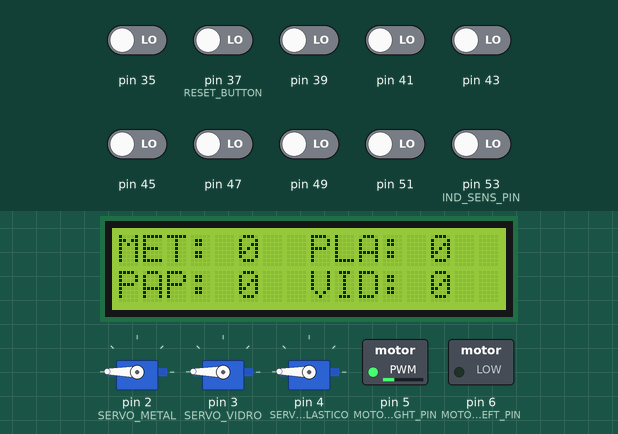
Simulated run of this sketch. Board: Arduino Mega 2560, built with avr-gcc and run on an emulated ATmega2560. Shown: 3 × servo, 16×2 character LCD, switched loads named in the sketch (green lamp = pin HIGH). The test bench sets the inputs (shaded band); at power-on: pin 35, pin 37 (RESET_BUTTON), pin 39, pin 41, pin 43, pin 45, pin 47, pin 49, pin 51, pin 53 (IND_SENS_PIN) LOW. What the sketch prints to the serial monitor is not drawn.

Above: at 5.3 s.
5.4 s: pin 35 driven HIGH
7.8 s: pin 37 (RESET_BUTTON) driven HIGH and pin 45 driven HIGH
At 14.4 s:
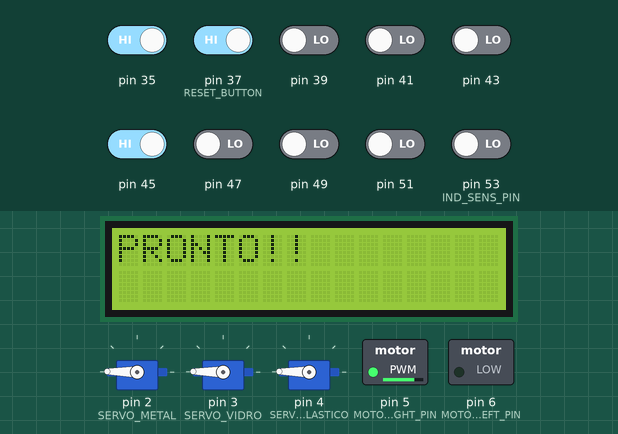
26.7 s: pin 45 driven LOW
At 38.3 s:
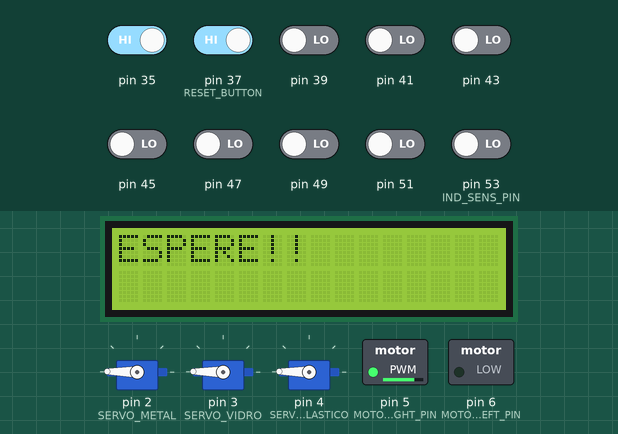
41.7 s: pin 37 (RESET_BUTTON) driven LOW
At 49.9 s:
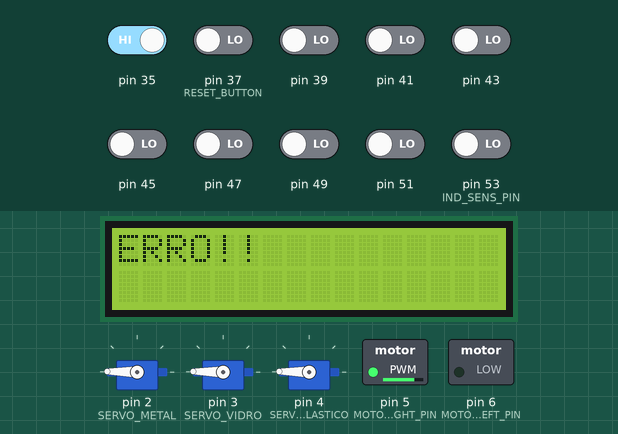
62.7 s: pin 37 (RESET_BUTTON) driven HIGH
At 73.6 s:
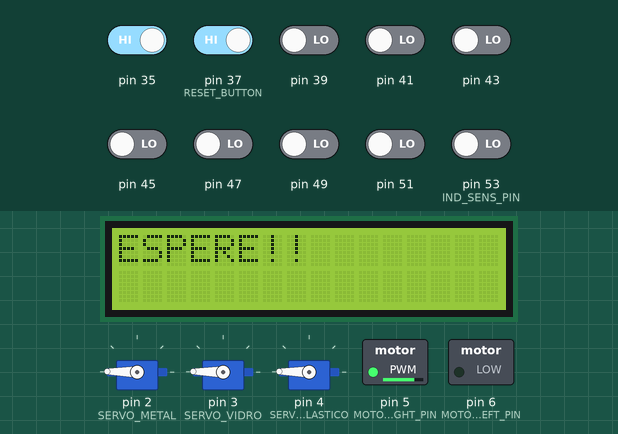
Timing chart, 0 to 75.1 s (numbered marks = the images above; inputs shaded):
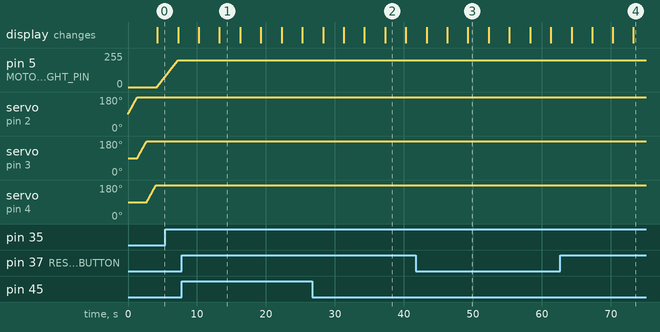

The sketch:

projeto_esteira.ino
```cpp
//INCLUDE LIBRARIES
#include<Wire.h>
#include<LiquidCrystal_I2C.h>
#include <Servo.h>

//DECLARE GLOBALS
LiquidCrystal_I2C lcd(0x27,16,2);

String expectedMaterial = "";
int period = 3000;
unsigned long time_now = 0;
unsigned long materialTime = 0;

bool showCount = false;
bool switchMessage = false;
bool cycleReady = true;

bool erro = false;
int errorTime = 2000;

const int numOfmat = 4;
String materials[] = {"METAL", "PLASTICO", "PAPEL", "VIDRO"};
int trashCount[] = {0, 0, 0, 0};

Servo servo1;
Servo servo2;
Servo servo3;

//GENERAL DEFINES
#define ID_SENSOR_COUNT 3
#define OP_SENSOR_COUNT 6
#define SERVO_COUNT 3

//PIN DEFINES
#define SERVO_METAL 2
#define SERVO_VIDRO 3
#define SERVO_PLASTICO 4

#define MOTOR_RIGHT_PIN 5
#define MOTOR_LEFT_PIN  6

#define IND_SENS_PIN 53
#define CAP_SENS_VIDRO 51
#define CAP_SENS_PLASTICO 49

#define OP_SENS_FINAL 47
#define OP_SENS_START 35
#define OP_SENS_METAL 45
#define OP_SENS_VIDRO 43
#define OP_SENS_PLASTICO 41
#define OP_SENS_PAPEL 39

#define RESET_BUTTON 37

//CLASS IHM FOR CONTROLLING THE LCD DISPLAY
class IHM{
  private:
  LiquidCrystal_I2C* _lcd; //POINTER FOR THE LCD

  public:
  IHM(LiquidCrystal_I2C* lcd){ //CONSTRUCTOR
    _lcd = lcd;
  };

  void init(){ //INITIATE THE LCD AND PRINT THE INITIAL MESSAGE
    _lcd->init();
    displayECA();
  }

  void displayECA(){ //DISPLAYS THE ECA MESSAGE
    _lcd->setBacklight(HIGH);
    _lcd->setCursor(2,0);
    _lcd->print("Recicladora");
    _lcd->setCursor(0,1);
    _lcd->print("ENG. ECA. 8 SEM");
  }

  void displayCount(){ //DISPLAYS THE COUNTER
    _lcd->setBacklight(HIGH);
    _lcd->setCursor(0,0);

    for(int i = 0; i < 4; i++){
      _lcd->print(materials[i].substring(0,3)+ ": " + trashCount[i] + "  ");

      if(i == 1){
        _lcd->setCursor(0,1);
      }
    }
  }

  displayStatus(){
    _lcd->setBacklight(HIGH);
    _lcd->setCursor(0,0);
    String state = "";

    if(cycleReady){
       state = "PRONTO!!";
    }else{
      state = "ESPERE!!";
    }

    if(erro){
      state = "ERRO!!";
    }

    _lcd->print(state);
  }

  void refresh(){ //REFERESHES THE IHM MESSAGE CHANGING THE COUNT NUMBER OR SWITCHING MEESSAGES
    if(millis() - time_now > period){
      time_now = millis();
      showCount = !showCount;
      _lcd->clear();

      if(showCount){
        displayCount();
        switchMessage = !switchMessage;
      }else{
        if(switchMessage){
          displayECA();
        }else{
          displayStatus();
        }
      }
    }
  }
};

//CLASS FOR CONTROLLING THE MOTOR
class Motor{
  public:
  int _RPWMPIN;
  int _LPWMPIN;
  bool state = false;

  Motor(int RPWMPin, int LPWMPin){
    this->_RPWMPIN = RPWMPin;
    this->_LPWMPIN = LPWMPin;
  }
  void ClockWise(int pwm){
    int command[] = {pwm, 0};
    controlMotor(command);
  }
  void CounterClockWise(int pwm){
    int command[] = {0, pwm};
    controlMotor(command);
  }
  void fullStop(){
    int command[] = {0, 0};
    controlMotor(command);
    state = false;
  }
  void controlMotor(int command[]){
    analogWrite(_RPWMPIN,command[0]);
    analogWrite(_LPWMPIN, command[1]);
  }
  void turnOn(){
    for(int pwm = 0; pwm < 200; pwm++){
      ClockWise(pwm);
      Serial.println(pwm);
      delay(15);
    }
    state = true;
  }
};

//CLASS FOR CONTROLLING THE SENSORS
class Sensor{
  private:
  int _sensor_pin; //SENSOR PIN
  String _name; //NAME OF THE SENSOR

  public:

  Sensor(int pin, String name){ //CONSTRUCTOR
    pinMode(pin, INPUT);
    _sensor_pin = pin;
    _name = name;
  }

  bool read(){ //READS THE SENSOR AND RETURN ITS VALUE
    return digitalRead(_sensor_pin);
  }

  String getName(){ //RETURNS SENSORS NAME
    return _name;
  }
};

//CLASS FOR OPTICAL SENSORS
class OpticalSensor : public Sensor{ //INHERIT SENSOR CLASS

  public:
    OpticalSensor(int pin, String name) : Sensor(pin, name){ //CONSTRUCTOR
    }
};

//CLASS FOR IDENTIFICATION SENSORS
class IDSensor : public Sensor{ //INHERIT SENSOR CLASS

  public:
  String _material; //MATERIAL THAT THIS SENSOR HAS TO IDENTIFY

  IDSensor(int pin, String name, String material) : Sensor(pin, name){ //CONSTRUCTOR
    _material = material;
  }
};

// CLASS FOR CONTROLLING ALL THE ID SENSORS AS AN UNIQUE ARRAY
class IDSensorArray{

  private:
  int _count; //HOW MANY SENSORS THIS ARRAY CONSTAINS
  bool states[ID_SENSOR_COUNT]; //STATES OF ALL SENSORS
  IDSensor* sensors[ID_SENSOR_COUNT]; // ALL THE SENSORS POINTERS

  public:
  IDSensorArray(){} //CONSTRUCTOR

  void addNew(IDSensor* sensor){ //ADD A NBW SENSOR TO THE ARRAY
    if(_count < ID_SENSOR_COUNT){
      sensors[_count] = sensor;
      _count++;
    }
  }

  void checkAll(){ // CHECK ALL SENSORS AND REFRESH THEIR STATES
    for(int i = 0; i < _count; i++){
      bool sensorState = sensors[i]->read();

      if(sensorState){
        states[i] = sensorState;
      }
    }
  }

  String getMaterial(){ //RETURN THE MATERIAL THAT WAS IDENTIFIED BY THE SENSORS
    for(int i = 0; i < ID_SENSOR_COUNT; i++){
      states[i];
      if(!states[i]){
        return sensors[i]->_material;
      }
    }
    return "NONE";
  }

  void resetState(){ //RESETS THE STATES OF ALL SENSORS
    for(int i = 0; i < ID_SENSOR_COUNT; i++){
      states[i] = true;
    }
  }
};

// CLASS FOR CONTROLLING ALL THE OP SENSORS AS AN UNIQUE ARRAY
class OPSensorArray{
  private:
  int _count;
  bool states[OP_SENSOR_COUNT];
  OpticalSensor* sensors[OP_SENSOR_COUNT];

  public:
  OPSensorArray(){}

  void addNew(OpticalSensor* sensor){
    if(_count < OP_SENSOR_COUNT){
      sensors[_count] = sensor;
      _count++;
    }
  }

    void checkAll(){
      for(int i = 0; i < _count; i++){
        bool sensorState = sensors[i]->read();

        if(sensorState){
          states[i] = sensorState;
        }
      }
    }

    String getState(){
      for(int i = 0; i < OP_SENSOR_COUNT; i++){
        if(states[i]){
          return(sensors[i]->getName());
        }
      }
      return "NONE";
    }

    void resetState(){
      for(int i = 0; i < OP_SENSOR_COUNT; i++){
        states[i] = false;
      }
    }
};

class Output{
  private:
  Servo* _servo;
  bool state;
  int openAngle = 120;
  int closedAngle = 180;
  String _name;

  public:
  Output(Servo* servo, String name){
    _servo = servo;
    _name = name;
    state = false;
  }

  void setServoState(bool state){
    int angle;
    int mod = 0;

    if(state){
      angle = closedAngle;
    }else{
      angle = openAngle;
    }

    int initAngle = _servo->read();

    for(int i = initAngle; i != angle; i+=mod){

      _servo->write(i);

      if(i > angle){
        mod = -1;
      }else{
        mod = 1;
      }

      delay(15);
    }
  }

  String getMaterial(){
    return _name;
  }
};

class ServoArray{
  private:
  int _count;
  Output* servos[SERVO_COUNT];

  public:
  ServoArray(){}

  void addNew(Output* servo){
    if(_count < SERVO_COUNT){
      servos[_count] = servo;
      _count++;
    }
  }

  void moveServo(String name, bool state){
    for(int i = 0; i < _count; i++){
      if(servos[i]->getMaterial() == name){
        servos[i]->setServoState(state);
      }
    }
  }

  void resetAllServos(){
    for(int i = 0; i < _count; i++){
        moveServo(servos[i]->getMaterial(),true);
    }
  }
};

//CLASSES INITIALIZATIONS
Motor motor(MOTOR_RIGHT_PIN,MOTOR_LEFT_PIN);

IDSensor sensorInd(IND_SENS_PIN, "INDUTIVO","METAL");
IDSensor sensorCap1(CAP_SENS_VIDRO, "CAPACITIVO 1","VIDRO");
IDSensor sensorCap2(CAP_SENS_PLASTICO, "CAPACITIVO 2","PLASTICO");

OpticalSensor sensorOP1(OP_SENS_FINAL, "FINAL");
OpticalSensor sensorOP6(OP_SENS_START,"START");

OpticalSensor sensorOP2(OP_SENS_METAL, "METAL");
OpticalSensor sensorOP3(OP_SENS_VIDRO, "VIDRO");
OpticalSensor sensorOP4(OP_SENS_PLASTICO, "PLASTICO");
OpticalSensor sensorOP5(OP_SENS_PAPEL, "PAPEL");

IDSensorArray IDsensors;
OPSensorArray OPsensors;

IHM ihm(&lcd);

Output servoMetal(&servo1, "METAL");
Output servoVidro(&servo2, "VIDRO");
Output servoPlastico(&servo3, "PLASTICO");


ServoArray Servos;

void setup()
{
  Serial.begin(9600);

  servo1.attach(SERVO_METAL);
  servo2.attach(SERVO_VIDRO);
  servo3.attach(SERVO_PLASTICO);

  IDsensors.addNew(&sensorCap1);
  IDsensors.addNew(&sensorCap2);
  IDsensors.addNew(&sensorInd);

  OPsensors.addNew(&sensorOP1);
  OPsensors.addNew(&sensorOP2);
  OPsensors.addNew(&sensorOP3);
  OPsensors.addNew(&sensorOP4);
  OPsensors.addNew(&sensorOP5);
  OPsensors.addNew(&sensorOP6);

  Servos.addNew(&servoMetal);
  Servos.addNew(&servoVidro);
  Servos.addNew(&servoPlastico);

  Servos.resetAllServos();

  ihm.init();
}

void loop(){

  //ATUALIZA IHM
  ihm.refresh();

  if(digitalRead(RESET_BUTTON)){
    if(erro){
      erro = false;
      cycleReady = true;
      Servos.resetAllServos();
      expectedMaterial = "";
      OPsensors.resetState();
      OPsensors.checkAll();

    }else{
      for(int i = 0; i < numOfmat; i++){
      trashCount[i] = 0;
    }
    }
  }

  if(!motor.state){
    motor.turnOn();
  }

  // CONFERE SE O CILO ESTÁ PRONTO
  if(cycleReady && !erro){
    //CONFERE TODOS OS SENSORES
    OPsensors.resetState();
    OPsensors.checkAll();

    //CONFERE O ESTADO DOS SENSORES
    if(OPsensors.getState() == "START"){
      materialTime = millis();
      cycleReady = false;
      IDsensors.resetState();
      OPsensors.resetState();
    }
  }else if(!erro){
    Serial.println(millis() - materialTime);
     if(millis() - materialTime > errorTime){
       erro = true;
     }

    if(expectedMaterial == ""){
      IDsensors.checkAll();
      OPsensors.checkAll();

      if(IDsensors.getMaterial() != "NONE" || OPsensors.getState() == "FINAL"){

        expectedMaterial = IDsensors.getMaterial();

        if(expectedMaterial == "NONE"){
          expectedMaterial = "PAPEL";
        }

        Servos.moveServo(expectedMaterial, false);
        materialTime = millis();

        IDsensors.resetState();
        OPsensors.resetState();
      }
    }else{
      OPsensors.resetState();
      OPsensors.checkAll();

      String state = OPsensors.getState();
      if(state == expectedMaterial){
        for(int i = 0; i < numOfmat; i++){
          if(materials[i] == state){
            trashCount[i]++;
          }
        }

        Servos.moveServo(expectedMaterial, true);
        cycleReady = true;

        expectedMaterial = "" ;
        OPsensors.resetState();
      }
    }
  }
}
```

Measured:
- after the input at 7.8 s, the display: first differs from a run without the input after 5.4 s (image 1)
- after the input at 26.7 s, the display: first differs from a run without the input after 10.6 s (image 2)
- after the input at 41.7 s, the display: first differs from a run without the input after 7.6 s (image 3)
- after the input at 62.7 s, the display: first differs from a run without the input after 10.6 s (image 4)
- what the display in image 1 shows lasts 3.1 s, from 13.2 s to 16.3 s
